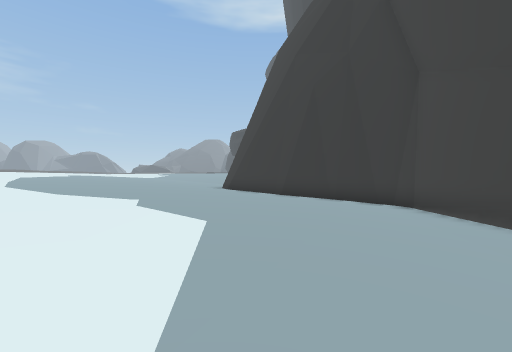
[1] (above)

19 first-person views from a walk through a Unity game level. The camera is 1.4 m above the floor, looks level and sees 90° across. The floor is counted in squares, 2 m on a side. Each view is taken from the middle of a square. On the plan, view 1 faces up. The plan holds only what a view shows up to about 9 squares ahead; the rest is blank. The place goes on beyond the plan.

[2]
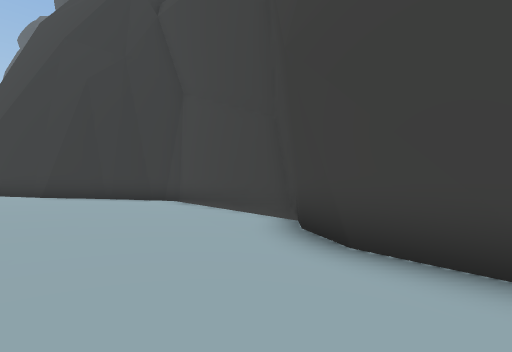

[3]
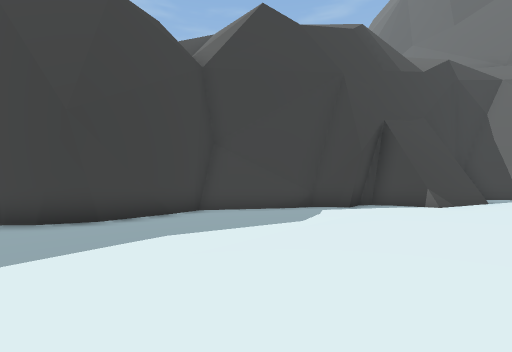

[4]
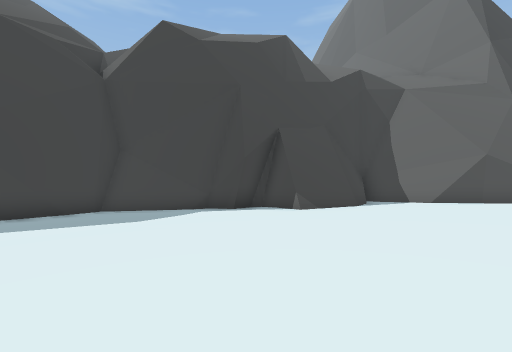

[5]
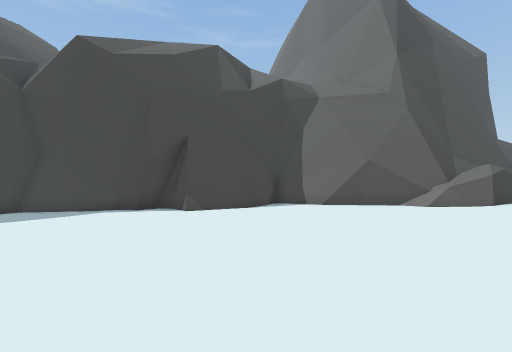

[6]
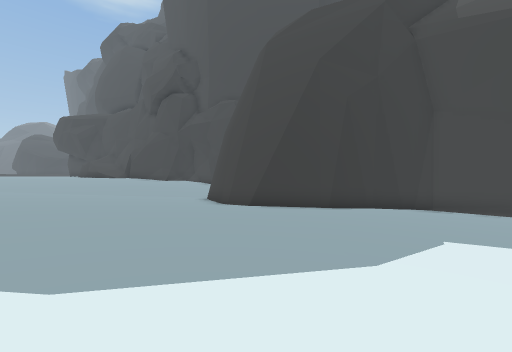

[7]
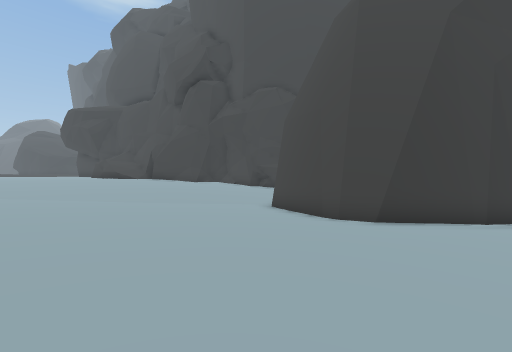

[8]
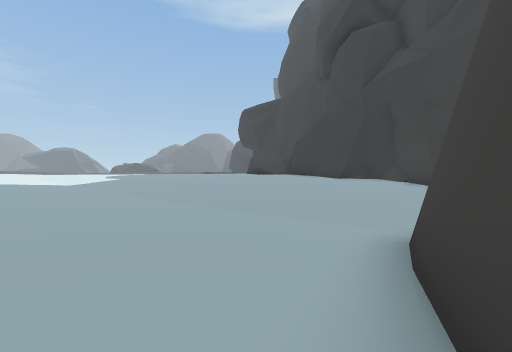

[9]
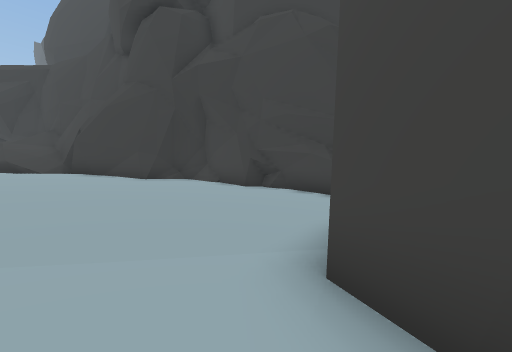

[10]
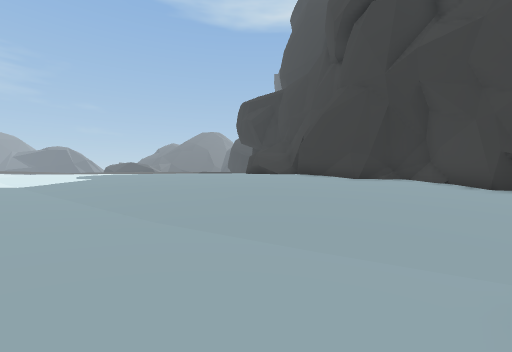

[11]
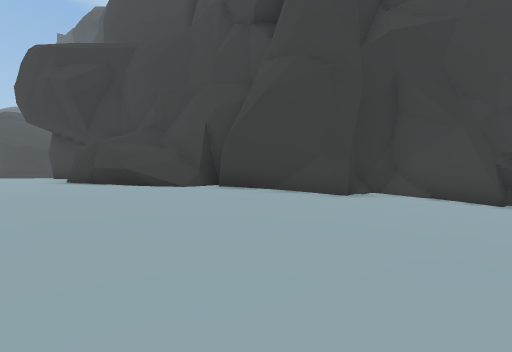

[12]
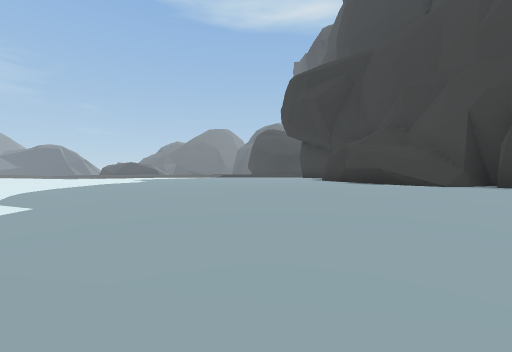

[13]
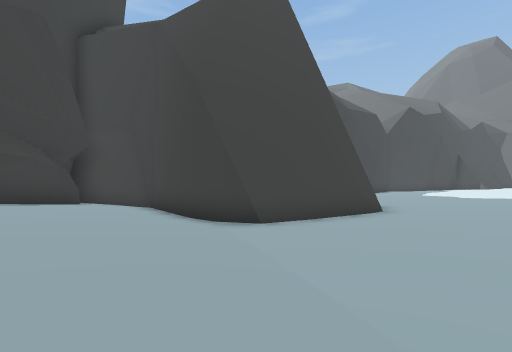

[14]
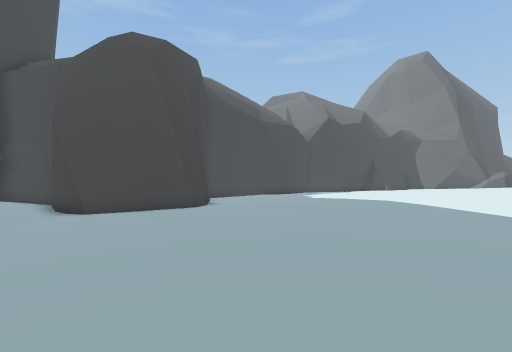

[15]
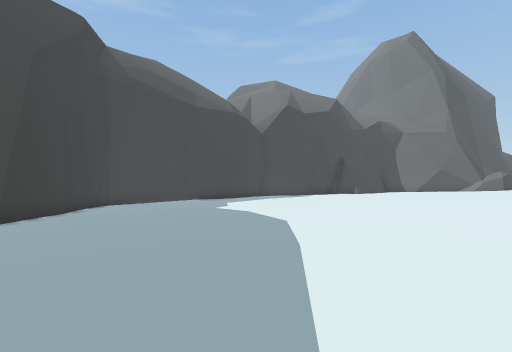

[16]
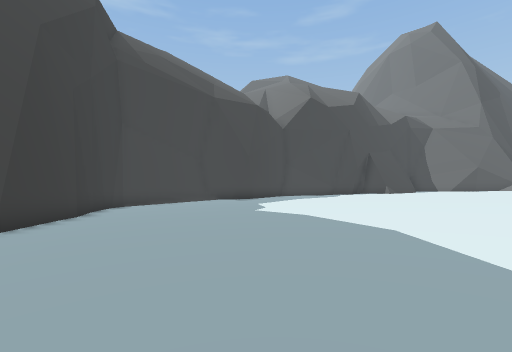

[17]
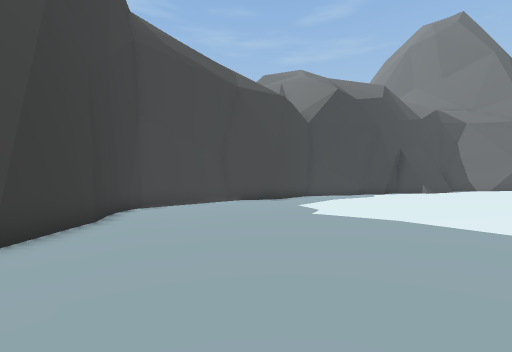

[18]
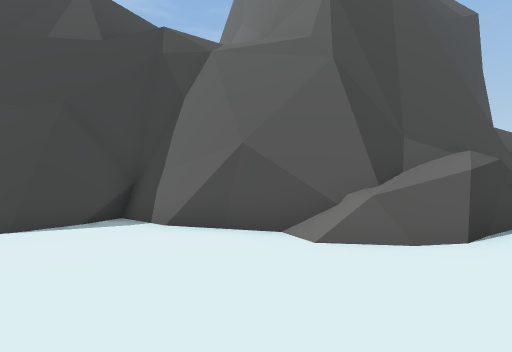

[19]
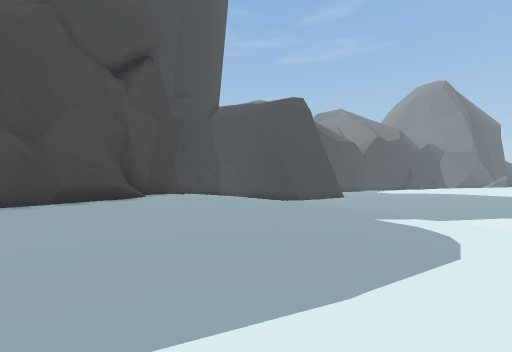

### Floor plan
Key: @ floor where view 1 was taken; # wall or solid block; x gap in a wall; . main floor; : floor 0.25 m higher than the main floor; - floor 0.25 m lower than the main floor; + floor 0.5 m higher than the main floor; _ floor 0.5 m lower than the main floor; * floor 0.75 m higher than the main floor; < floor 0.75 m lower than the main floor; % floor 1 m higher than the main floor; ( floor 1 m lower than the main floor; & floor 1.25 m higher than the main floor; $ floor 1.5 m higher than the main floor; / step, stairs or slope; = window, fence, low wall or low ledge; v drop or lower ground.
Columns run from 10 left of view 1 to 6 right of it. Each row starts with its distance up from view 1.
 29 $$$$$$$$//#
 28 &$$$$$$$#/#
 27 &&&&$$$$=/#
 26 &&&&&&&&$/##
 25 %&&&&&&&&/##
 24 //////////&#
 23 ///////////###
 22 *//////////%%##
 21 *+///////////*#
 20 *++://////////##
 19 *++:://///////:#
 18 *++::..////////##
 17 *++::...///////.#
 16 *+++:...--//////#
 15 *+++:...--#######
 14 *+++:...-/#
 13 **++:...-##
 12 *+++:...-#
 11 *+++::...##
 10 *++::....-###
  9 *++::....-__###
  8 *++::...--__<<##
  7 *++::...--__<<(#
  6 *++::...--__<<(#
  5 +++::...--__<<(#
  4 +++::...--__/<(#
  3 +++:....--__<<v#
  2 ++::....--_/<<##
  1 ++::....--_/<##
  0 ++::....--@/<#
 -1 ++::...--_/<<#
 -2 ++::...--_/<<#
 -3 ++::...--_/<<#
 -4 ++::...--_/<##
 -5 ++:....--__##
 -6 +::...--/_##
 -7 +::...-####
 -8 +::...-#
 -9 ::...--#
-10 ::...--#
-11 ://#####
-12 :###
-13 x=#
-14 v##
-15 ##

Where each view was taken, in squares from view 1:
view 1: 0 up, 0 right, facing up
view 2: 1 down, 0 right, facing up-right
view 3: 2 up, 4 left, facing down-right
view 4: 0 up, 7 left, facing down-right
view 5: 2 down, 10 left, facing down-right
view 6: 5 up, 7 left, facing up-right
view 7: 9 up, 7 left, facing up-right
view 8: 12 up, 2 left, facing up
view 9: 14 up, 2 left, facing up-right
view 10: 14 up, 2 left, facing up
view 11: 20 up, 4 left, facing up-right
view 12: 20 up, 5 left, facing up
view 13: 19 up, 4 left, facing down-right
view 14: 17 up, 10 left, facing down-right
view 15: 11 up, 10 left, facing down-right
view 16: 11 up, 8 left, facing down-right
view 17: 11 up, 6 left, facing down-right
view 18: 8 down, 10 left, facing down-right
view 19: 29 up, 10 left, facing down-right
